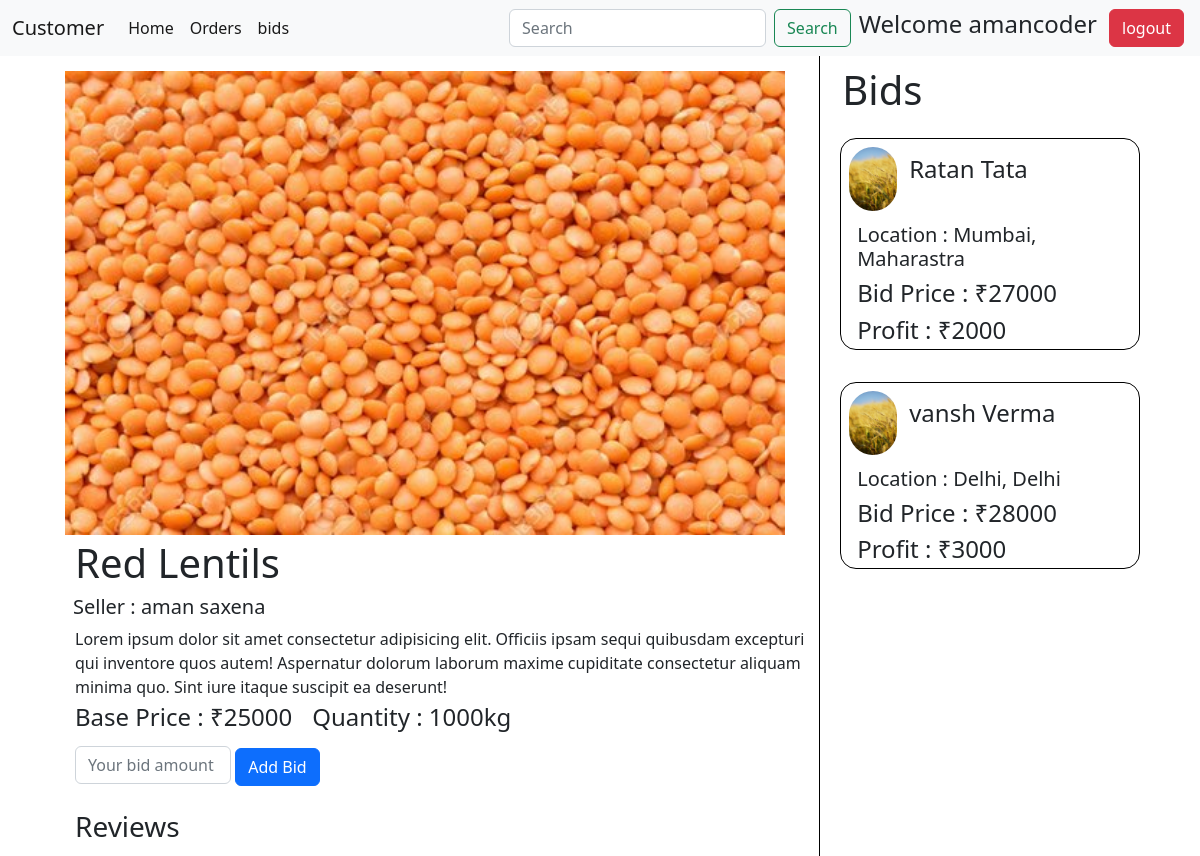
/customer/crop/14/ (signed in), run on the app's committed database.
### farmer/models.py (models this page shows, shortened)
class Product(models.Model):
    id = models.AutoField(primary_key=True)
    farmer = models.ForeignKey(UserProfile,on_delete = models.CASCADE)
    title = models.CharField(max_length=250,null=True,blank=True)
    crop_img = models.ImageField(upload_to="crop_img")
    crop_name = models.CharField(max_length=150)
    quantity = models.PositiveIntegerField()
    price = models.PositiveBigIntegerField()
    quality = models.CharField(choices=crop_quality_choice,max_length=30,null=True,blank=True)
    def __str__(self):
        return self.crop_name

class Bid(models.Model):
    id = models.AutoField(primary_key=True)
    farmer = models.ForeignKey(UserProfile,default=None,on_delete = models.CASCADE,related_name="bid_farmer")
    customer = models.ForeignKey(UserProfile,on_delete = models.CASCADE,related_name="bid_coustmer")
    crop = models.ForeignKey(Product,on_delete=models.CASCADE,null=True,blank=True)
    status = models.CharField(choices = status_choice,max_length=20)
    bid_price = models.PositiveIntegerField()
    def __str__(self):
        return f"Bid by {self.customer.user.username}"
    @property
    def profit(self):
        return self.bid_price - self.crop.price

### account/models.py (models this page shows, shortened)
class UserProfile(models.Model):
    id = models.AutoField(primary_key=True)
    user = models.ForeignKey(User,on_delete = models.CASCADE)
    user_type = models.CharField(choices=user_type_choices,max_length = 10)
    address = models.ForeignKey(Address,on_delete = models.CASCADE)
    contact_no = models.PositiveIntegerField()

class Address(models.Model):
    id = models.AutoField(primary_key = True)
    pincode = models.IntegerField(blank=True, null=True)
    city = models.CharField(choices=city_choices,max_length=70,blank=True, null=True,)
    state = models.CharField(choices=State_choices,max_length=70,blank=True, null=True)
    landmark = models.CharField(max_length=70)

### customer/views.py (the view)
# urls.py: path("crop/<int:pk>/",crop_detail),
def crop_detail(request,pk):
    crop = Product.objects.get(pk = pk)
    bids = Bid.objects.filter(crop = crop)
    user = UserProfile.objects.get(user = request.user)
    user_bid = Bid.objects.filter(Q(customer = user) & Q(crop = crop))
    print("user bid",user_bid)
    print(crop,bids)
    context = {'crop':crop,'bids':bids,"bidAdded":len(user_bid),"user_bid":user_bid}
    return render(request,"cropDetail.html",context=context)

### templates/cropDetail.html (shortened to what this page needs)
{% extends 'customerbase.html' %}
{% block body %}
    <div class="main-container">
        <div class="right">
            <img src="{{crop.crop_img.url}}" alt="">
            <h1 class="my-1">{{crop.crop_name}}</h1>
            <h5 class="my-1" style="margin-left: 38px;">Seller : {{crop.farmer.user.first_name}} {{crop.farmer.user.last_name}}</h5>
            <p class="my-1">Lorem ipsum dolor sit amet consectetur adipisicing elit. Officiis ipsam sequi quibusdam excepturi qui inventore quos autem! Aspernatur dolorum laborum maxime cupiditate consectetur aliquam minima quo. Sint iure itaque suscipit ea deserunt!</p>
           <div id="crop-info">
            <h4 id="price-heading">Base Price : ₹{{crop.price}}</h4>
            <h4 style="margin-left: 20px;">Quantity : {{crop.quantity}}kg</h4>
           </div>
           {% if bidAdded %}
            <form action="/customer/updateBid/{{user_bid.first.id}}/" method="post">
                {% csrf_token %}
                <input style="width: 13vw; display:inline; margin-left:40px" type="text" class="form-control" name="bidamount" placeholder="Your bid amount">
                <button class="btn btn-primary my-2">Modify Bid</button>
            </form>
            {% else %}
                <form action="/customer/addbid/{{crop.id}}/" method="post">
                    <input style="width: 13vw; display:inline; margin-left:40px" type="text" class="form-control" name="bidamount" placeholder="Your bid amount">
                    <button class="btn btn-primary my-2">Add Bid</button>
                </form>
            {% endif %}
            <h3 style="margin-left: 40px;" class="my-3">Reviews</h3>
        </div>
        <div class="left">
            <h1>Bids</h1>
            {% for b in bids  %}
            <div class="my-3 bids-card">
                <div class="user-info">
                    <img class="mx-2 my-2" src="/static/predictpage.jpeg" alt="">
                    <h4 class="mx-1 my-3">{{b.customer.user.first_name}} {{b.customer.user.last_name}}</h4>
                </div>
                <h5 class="mx-3 my-1">Location : {{b.customer.address.city}}, {{b.customer.address.state}}</h5>
                <h4 class="mx-3 my-1">Bid Price : ₹{{b.bid_price}}</h4>
                <h4 class="mx-3 my-1">Profit : ₹{{b.profit}}</h4>
            </div>
            {% endfor %}
        </div>
    </div>
{% endblock body %}

### templates/customerbase.html (shortened to what this page needs)
<!DOCTYPE html>
<html lang="en">
<head>
    <link href="https://cdn.jsdelivr.net/npm/bootstrap@5.2.0/dist/css/bootstrap.min.css" rel="stylesheet">
</head>
<body>
    <nav class="navbar navbar-expand-lg bg-light">
        <div class="container-fluid">
          <a class="navbar-brand" href="/">Customer</a>
          <div class="collapse navbar-collapse" id="navbarSupportedContent">
            <ul class="navbar-nav me-auto mb-2 mb-lg-0">
              <li class="nav-item">
                <a class="nav-link active" aria-current="page" href="/customer/page">Home</a>
              </li>
              <li class="nav-item">
                <a class="nav-link active" aria-current="page" href="/farmer/predict">Orders</a>
              </li>
              <li class="nav-item">
                <a class="nav-link active" aria-current="page" href="/farmer/predict">bids</a>
              </li>
            </ul>
            <form class="d-flex" role="search">
              <input class="form-control me-2" type="search" placeholder="Search" aria-label="Search">
              <button class="btn btn-outline-success" type="submit">Search</button>
            </form>
            {% if user.is_authenticated %}
              <h4 class="mx-2">Welcome {{user.username}}</h4>
              <form class="d-flex">
                <a class="btn btn-danger mx-1" href="/account/logout" type="submit">logout</a>
              </form>
            {% endif %}
          </div>
        </div>
      </nav>
      {% block body %}{% endblock body %}
</body>
</html>

### templates/cropDetail.html (style rules this page uses)
.main-container { width: 100vw; height: 100vh; display: flex; }
.right { width: 70%; height: 100vh; display: flex; flex-direction: column; padding: 5px; border-right: 1px solid black; margin-left: 30px; }
.right img { margin-top: 10px; width: 60vw; height: 58vh; align-self: center; }
.right > h1,h4,p { margin-left: 40px; }
.left { width: 30%; height: 100vh; display: flex; flex-direction: column; padding: 10px; overflow-y: scroll; margin-right: 40px; overflow-x: hidden; }
.left h1 { margin-left: 1vw; }
.bids-card { width: 25vw; height: auto; border: 1px solid black; display: flex; border-radius: 1rem; flex-direction: column; align-self: center; }
.user-info { width: 30vw; height: auto; display: flex; }
.user-info img { width: 4vw; height: 8vh; border-radius: 15rem; }
#crop-info { display: flex; }

### data on the page
Product: crop_img (picture), crop_name "Red Lentils", farmer.user.first_name "aman", farmer.user.last_name "saxena", price "25000", quantity "1000"
Bid: customer.user.first_name "Ratan", customer.user.last_name "Tata", customer.address.city "Mumbai", customer.address.state "Maharastra", bid_price "27000", profit "2000"
Bid: customer.user.first_name "vansh", customer.user.last_name "Verma", customer.address.city "Delhi", customer.address.state "Delhi", bid_price "28000", profit "3000"

### other printed values
{{ user.username }} "amancoder"
